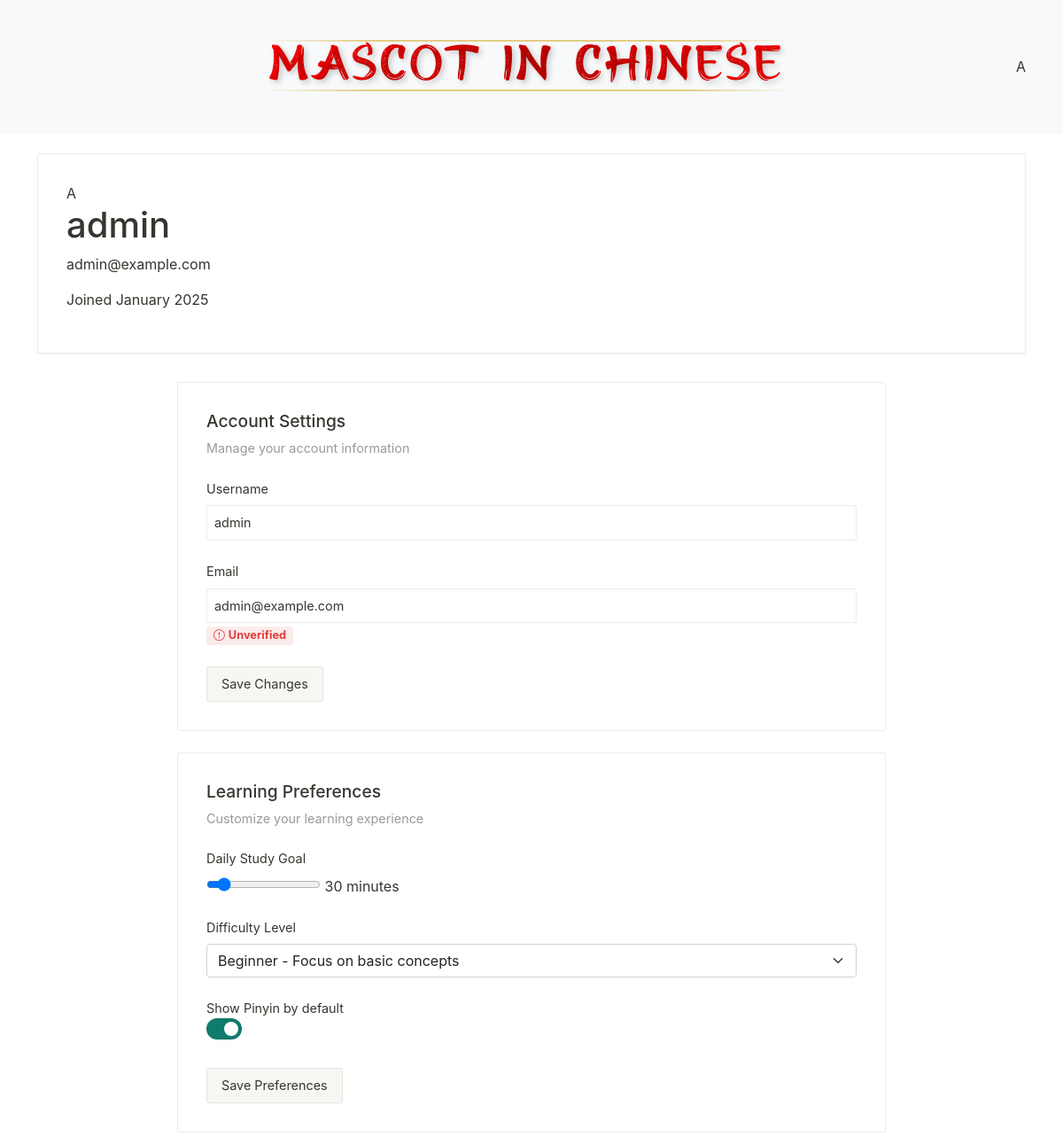
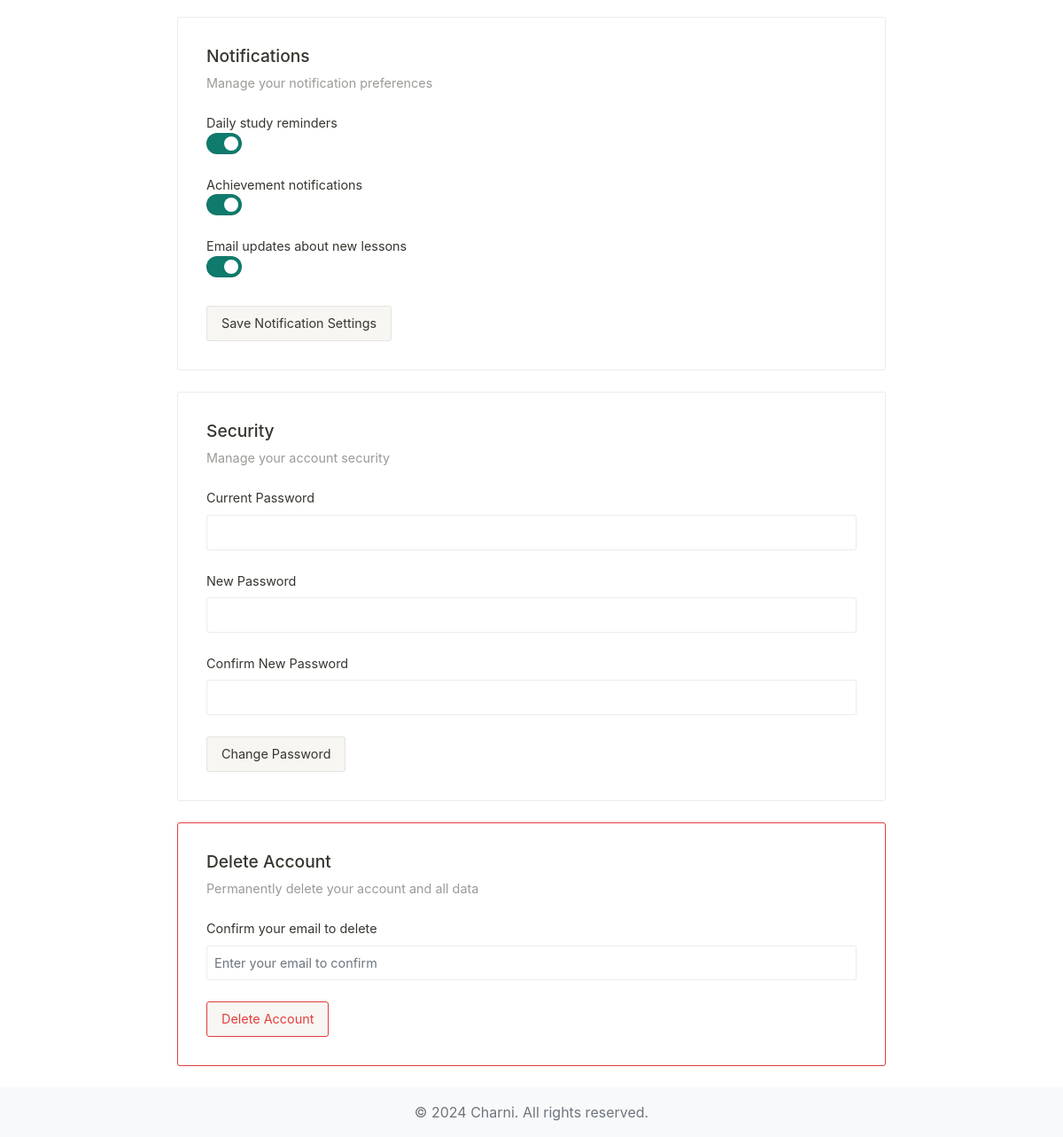
The app's page /profile (signed in) with its own data (2 pictures, top to bottom).
### models.py (models this page shows, shortened)
class User(UserMixin, db.Model):
    id = db.Column(db.Integer, primary_key=True)
    email = db.Column(db.String(120), unique=True, nullable=False)
    username = db.Column(db.String(80), unique=True, nullable=False)
    password_hash = db.Column(db.String(256), nullable=False)
    created_at = db.Column(db.DateTime, default=datetime.utcnow)
    last_login = db.Column(db.DateTime, default=datetime.utcnow)
    is_active = db.Column(db.Boolean, default=True)
    is_admin = db.Column(db.Boolean, default=False)
    email_verified = db.Column(db.Boolean, default=False)
    email_verification_sent_at = db.Column(db.DateTime)
    progress = db.relationship('UserProgress', backref='user', lazy=True)
    daily_goal = db.Column(db.Integer, default=30)
    difficulty = db.Column(db.String(20), default='beginner')
    show_pinyin = db.Column(db.Boolean, default=True)
    daily_reminder = db.Column(db.Boolean, default=True)
    achievement_notification = db.Column(db.Boolean, default=True)
    email_updates = db.Column(db.Boolean, default=True)

### app.py (the view)
@app.route('/profile')
@login_required
def user_profile():
    total_lessons = Lesson.query.count()
    completed_lessons = UserProgress.query.filter_by(
        user_id=current_user.id,
        status='completed'
    ).count()
    progress_percentage = (completed_lessons / total_lessons * 100) if total_lessons > 0 else 0
    users = User.query.all()
    users_sorted = sorted(users, key=lambda x: UserProgress.query.filter_by(
        user_id=x.id, status='completed').count(), reverse=True)
    rank = users_sorted.index(current_user) + 1
    recent_achievements = [
        {
            'id': 1,
            'icon': '🌟',
            'name': 'First Lesson',
            'description': 'Completed your first lesson',
            'earned_at': datetime.utcnow()
        }
    ]
    top_users = [{
        'id': user.id,
        'username': user.username,
        'points': UserProgress.query.filter_by(user_id=user.id, status='completed').count() * 10
    } for user in users_sorted[:5]]
    return render_template('user/profile.html',
                         completed_lessons=completed_lessons,
                         streak_days=3,  # Mock data for now
                         rank=rank,
                         progress_percentage=progress_percentage,
                         recent_achievements=recent_achievements,
                         top_users=top_users)

### app.py (called while the page is built)
@login_manager.user_loader
def load_user(user_id):
    return User.query.get(int(user_id))

### templates/user/profile.html (shortened to what this page needs)
{% extends "base.html" %}
{% block content %}
<div class="welcome-banner">
    <div class="profile-header">
        <div class="profile-avatar-large">
            <span class="avatar-text">{{ current_user.username[0]|upper }}</span>
        </div>
        <div class="profile-info">
            <h1>{{ current_user.username }}</h1>
            <p class="profile-email">{{ current_user.email }}</p>
            <p class="profile-joined">Joined {{ current_user.created_at.strftime('%B %Y') }}</p>
        </div>
    </div>
</div>
<div class="settings-container">
    <div class="settings-section">
        <div class="section-header">
            <h2>Account Settings</h2>
            <p>Manage your account information</p>
        </div>
        <form method="POST" action="{{ url_for('update_profile') }}" class="settings-form">
            <div class="form-group">
                <label>Username</label>
                <input type="text" name="username" value="{{ current_user.username }}" class="form-control">
            </div>
            <div class="form-group">
                <label>Email</label>
                <input type="email" name="email" value="{{ current_user.email }}" class="form-control">
                {% if current_user.email_verified %}
                    <span class="badge verified"><i class="bi bi-check-circle"></i> Verified</span>
                {% else %}
                    <span class="badge unverified"><i class="bi bi-exclamation-circle"></i> Unverified</span>
                {% endif %}
            </div>
            <button type="submit" class="btn-notion">Save Changes</button>
        </form>
    </div>
    <div class="settings-section">
        <div class="section-header">
            <h2>Learning Preferences</h2>
            <p>Customize your learning experience</p>
        </div>
        <form method="POST" action="{{ url_for('update_preferences') }}" class="settings-form">
            <div class="form-group">
                <label>Daily Study Goal</label>
                <div class="range-input">
                    <input type="range" name="daily_goal" min="5" max="240" step="5"
                           value="{{ current_user.daily_goal }}"
                           oninput="this.nextElementSibling.value = this.value + ' minutes'">
                    <output>{{ current_user.daily_goal }} minutes</output>
                </div>
            </div>
            <div class="form-group">
                <label>Difficulty Level</label>
                <select name="difficulty" class="form-select">
                    <option value="beginner" {% if current_user.difficulty == 'beginner' %}selected{% endif %}>
                        Beginner - Focus on basic concepts
                    </option>
                </select>
            </div>
            <div class="toggle-group">
                <label class="toggle-label">
                    <span>Show Pinyin by default</span>
                    <div class="toggle-switch">
                        <span class="toggle-slider"></span>
                    </div>
                </label>
            </div>
            <button type="submit" class="btn-notion">Save Preferences</button>
        </form>
    </div>
    <div class="settings-section">
        <div class="section-header">
            <h2>Notifications</h2>
            <p>Manage your notification preferences</p>
        </div>
        <form method="POST" action="{{ url_for('update_notifications') }}" class="settings-form">
            <div class="toggle-group">
                <label class="toggle-label">
                    <span>Daily study reminders</span>
                    <div class="toggle-switch">
                        <span class="toggle-slider"></span>
                    </div>
                </label>
                <label class="toggle-label">
                    <span>Achievement notifications</span>
                    <div class="toggle-switch">
                        <span class="toggle-slider"></span>
                    </div>
                </label>
                <label class="toggle-label">
                    <span>Email updates about new lessons</span>
                    <div class="toggle-switch">
                        <span class="toggle-slider"></span>
                    </div>
                </label>
            </div>
            <button type="submit" class="btn-notion">Save Notification Settings</button>
        </form>
    </div>
    <div class="settings-section">
        <div class="section-header">
            <h2>Security</h2>
            <p>Manage your account security</p>
        </div>
        <form method="POST" action="{{ url_for('change_password') }}" class="settings-form">
            <div class="form-group">
                <label>Current Password</label>
                <input type="password" name="current_password" class="form-control">
            </div>
            <div class="form-group">
                <label>New Password</label>
                <input type="password" name="new_password" class="form-control">
            </div>
            <div class="form-group">
                <label>Confirm New Password</label>
                <input type="password" name="confirm_password" class="form-control">
            </div>
            <button type="submit" class="btn-notion">Change Password</button>
        </form>
    </div>
    <div class="settings-section danger-zone">
        <div class="section-header">
            <h2>Delete Account</h2>
            <p>Permanently delete your account and all data</p>
        </div>
        <form method="POST" action="{{ url_for('delete_account') }}" class="settings-form"
              onsubmit="return confirmDeletion(this)">
            <div class="form-group">
                <label>Confirm your email to delete</label>
                <input type="email" name="confirm_delete" class="form-control"
                       placeholder="Enter your email to confirm">
            </div>
            <button type="submit" class="btn-notion danger">Delete Account</button>
        </form>
    </div>
</div>
{% endblock %}

### templates/base.html (shortened to what this page needs)
<!DOCTYPE html>
<html lang="en">
<head>
    <link href="https://cdn.jsdelivr.net/npm/bootstrap@5.1.3/dist/css/bootstrap.min.css" rel="stylesheet">
    <link href="https://cdn.jsdelivr.net/npm/bootstrap-icons@1.8.1/font/bootstrap-icons.css" rel="stylesheet">
    <link rel="stylesheet" href="{{ url_for('static', filename='css/style.css') }}">
    <link rel="stylesheet" href="{{ url_for('static', filename='css/lesson.css') }}">
    <link rel="stylesheet" href="{{ url_for('static', filename='css/map.css') }}">
    <link rel="stylesheet" href="{{ url_for('static', filename='css/notion-theme.css') }}">
</head>
<body>
    <nav class="navbar navbar-expand-lg navbar-light bg-light">
        <div class="container">
            <div class="logo-text mx-auto">
                <a href="{{ url_for('lesson_map') }}" class="logo-link">
                    <span class="logo-title">MASCOT IN CHINESE</span>
                </a>
            </div>
            <div class="nav-auth">
                {% if current_user.is_authenticated %}
                    <div class="dropdown">
                        <div class="profile-icon" data-bs-toggle="dropdown">
                            <span class="profile-initial">{{ current_user.username[0]|upper }}</span>
                        </div>
                    </div>
                {% else %}
                    <a href="{{ url_for('login') }}" class="nav-link">Login</a>
                    <a href="{{ url_for('register') }}" class="nav-link">Register</a>
                {% endif %}
            </div>
        </div>
    </nav>
    <main class="container mt-4">
        {% block content %}{% endblock %}
    </main>
    <footer class="footer mt-auto py-3 bg-light">
        <div class="container text-center">
            <span class="text-muted">© 2024 Charni. All rights reserved.</span>
        </div>
    </footer>
</body>
</html>

### static/css/style.css (style rules this page uses)
.logo-text { display: flex; flex-direction: column; }
.logo-title { font-family: 'Hiromisake', serif; font-size: 3rem; font-weight: normal; background: linear-gradient(120deg, #d4af37 0%, #9e2a2b 50%, #d4af37 100% ); -webkit-background-clip: text; -webkit-text-fill-color: transparent; text-shadow: 3px 3px 6px rgba(0,0,0,0.2), 0 0 12px rgba(212, 175, 55, 0.3); letter-spacing: 4px; line-height: 1.3; position: relative; padding: 0.3rem 0; transform: scale(1, 1.1); }
.logo-title::before, .logo-title::after { content: ''; position: absolute; left: -8px; right: -8px; height: 2px; background: linear-gradient(90deg, transparent 0%, #d4af37 20%, #d4af37 80%, transparent 100% ); opacity: 0.6; }
.logo-title::before { top: 0; }
.logo-title::after { bottom: 0; }

### static/css/lesson.css (style rules this page uses)
:root { --notion-bg: #ffffff; --notion-text: #37352f; --notion-gray: #9b9a97; --notion-brown: #64473a; --notion-orange: #d9730d; --notion-yellow: #dfab01; --notion-blue: #0b6e99; --notion-purple: #6940a5; --notion-pink: #ad1a72; --notion-red: #e03e3e; --notion-border: rgba(55, 53, 47, 0.09); --notion-hover: rgba(55, 53, 47, 0.08); --notion-shadow: rgba(15, 15, 15, 0.05); --sidebar-width: 280px; --notion-primary: #2383E2; --notion-hover-bg: rgba(55, 53, 47, 0.08); --notion-text-hover: rgba(55, 53, 47, 0.7); }
body { background: var(--notion-bg); color: var(--notion-text); font-family: 'Inter', -apple-system, BlinkMacSystemFont, sans-serif; line-height: 1.5; margin: 0; }
.section-header { margin-bottom: 1.5rem; }
.logo-text { display: flex; flex-direction: column; }
.logo-title { font-family: 'Ming Imperial', cursive; font-size: 1.8rem; color: var(--notion-text); background: linear-gradient(45deg, #e60012, #ff1a1a); -webkit-background-clip: text; -webkit-text-fill-color: transparent; }

### static/css/map.css (style rules this page uses)
:root { --primary-color: #e60012; --secondary-color: #ffd700; --jade-color: #00a86b; --background-color: #fff9f0; --text-color: #2c3e50; --shadow-color: rgba(0, 0, 0, 0.1); --border-width: 3px; }

### static/css/notion-theme.css (style rules this page uses)
:root { --notion-white: #ffffff; --notion-red: #e60012; --notion-red-light: rgba(230, 0, 18, 0.1); --notion-red-hover: rgba(230, 0, 18, 0.05); --notion-text-default: #37352f; --notion-text-gray: #787774; --notion-text-light: #a3a29e; --notion-bg-default: #ffffff; --notion-bg-gray: #f7f6f3; --notion-bg-hover: #efefef; --notion-border: rgba(55, 53, 47, 0.09); --notion-shadow: rgba(15, 15, 15, 0.05); --notion-hover-bg: rgba(55, 53, 47, 0.08); --notion-click-bg: rgba(55, 53, 47, 0.16); --notion-success: #2ecc71; --notion-warning: #f1c40f; --notion-error: #e74c3c; }
body { color: var(--notion-text-default); background: var(--notion-bg-default); font-family: -apple-system, BlinkMacSystemFont, "Segoe UI", Helvetica, "Apple Color Emoji", Arial, sans-serif, "Segoe UI Emoji", "Segoe UI Symbol"; line-height: 1.5; -webkit-font-smoothing: antialiased; }

### records on screen
User: username "A", username "admin", email "admin@example.com", created_at "January 2025", daily_goal "30", difficulty "Beginner - Focus on basic concepts"
